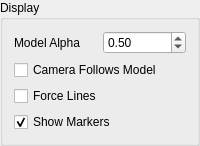
            <widget class="QGroupBox" name="groupBox_3">
             <property name="title">
              <string>Display</string>
             </property>
             <layout class="QVBoxLayout" name="verticalLayout_2">
              <item>
               <layout class="QHBoxLayout" name="horizontalLayout_16">
                <item>
                 <widget class="QLabel" name="baLabel">
                  <property name="text">
                   <string>Model Alpha</string>
                  </property>
                 </widget>
                </item>
                <item>
                 <widget class="QDoubleSpinBox" name="bodyAlpha">
                  <property name="toolTip">
                   <string>Transparency used when rendering the body: allows you to see the markers through the body.</string>
                  </property>
                  <property name="maximum">
                   <double>1.000000000000000</double>
                  </property>
                  <property name="singleStep">
                   <double>0.100000000000000</double>
                  </property>
                  <property name="value">
                   <double>0.500000000000000</double>
                  </property>
                 </widget>
                </item>
               </layout>
              </item>
              <item>
               <widget class="QCheckBox" name="camFollowCheckBox">
                <property name="toolTip">
                 <string>When checked, the camera follows the character's head.</string>
                </property>
                <property name="text">
                 <string>Camera Follows Model</string>
                </property>
               </widget>
              </item>
              <item>
               <widget class="QCheckBox" name="forceLinesCheckBox">
                <property name="toolTip">
                 <string>When checked, lines are rendered showing the magnitude of certain forces</string>
                </property>
                <property name="text">
                 <string>Force Lines</string>
                </property>
               </widget>
              </item>
              <item>
               <widget class="QCheckBox" name="showMarkBox">
                <property name="toolTip">
                 <string>Show the locations of the markers</string>
                </property>
                <property name="text">
                 <string>Show Markers</string>
                </property>
                <property name="checked">
                 <bool>true</bool>
                </property>
               </widget>
              </item>
             </layout>
            </widget>
